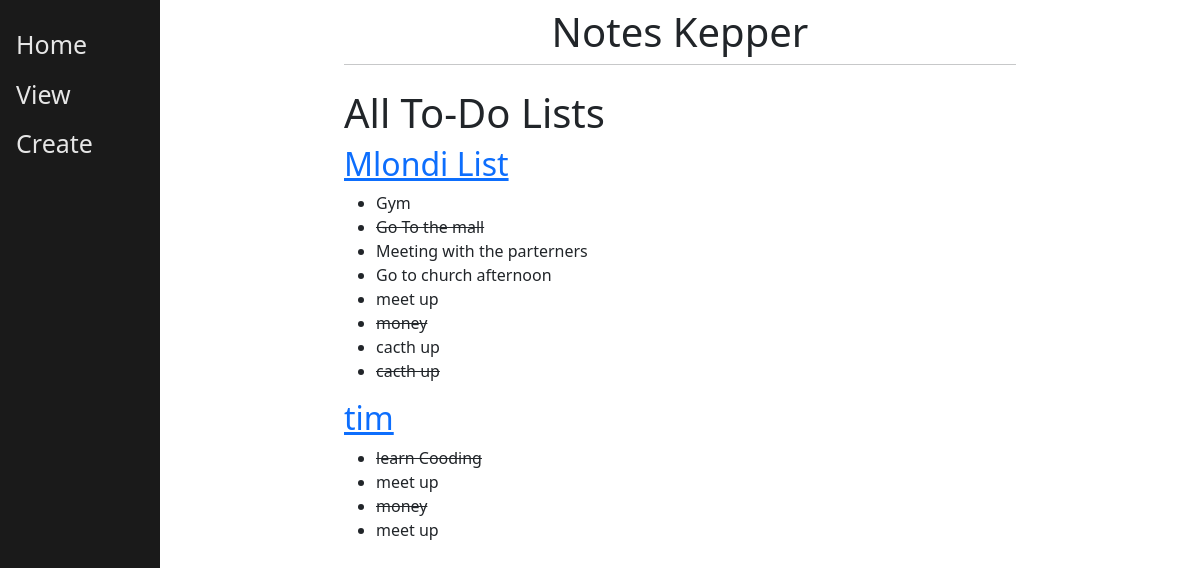
/all_list/, run on an earlier commit of the app's database.
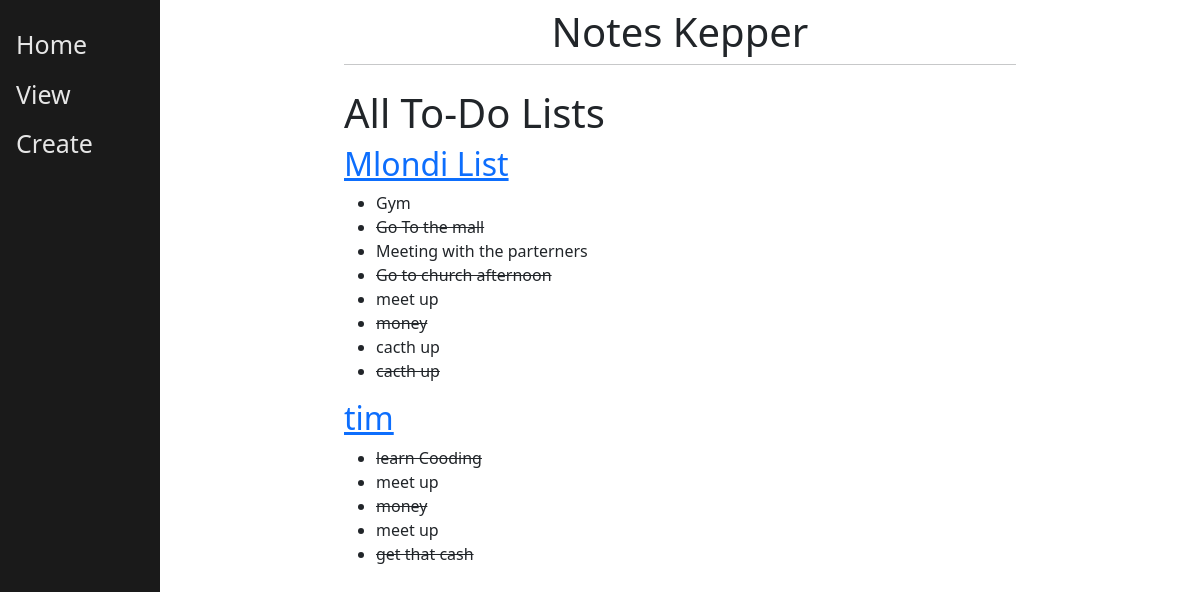
And on a later commit of the database.
### main/models.py (models this page shows, shortened)
class ToDoList(models.Model):
    user = models.ForeignKey(User, on_delete=models.CASCADE, related_name="todolist", null=True)
    name = models.CharField(max_length=200)

class Item(models.Model):
    todolist = models.ForeignKey(ToDoList, on_delete=models.CASCADE)
    text = models.CharField(max_length=200)
    completed = models.BooleanField()

### main/views.py (the view)
# urls.py: path('all_list/', views.all_lists, name='all_lists'),
def all_lists(response):
    lists = ToDoList.objects.all()  # Fetch all To-Do lists
    return render(response, "main/all_lists.html", {"lists": lists})

### main/templates/main/all_lists.html (shortened to what this page needs)
{% extends "main/base.html" %}
{% block content %}
    <h1>All To-Do Lists</h1>
    {% for list in lists %}
        <h2><a href="{% url 'index' list.id %}">{{ list.name }}</a></h2>
        <ul>
            {% for item in list.item_set.all %}
                <li>
                    {% if item.completed %}
                        <strike>{{ item.text }}</strike>
                    {% else %}
                        {{ item.text }}
                    {% endif %}
                </li>
            {% empty %}
                <li>No items in this list.</li>
            {% endfor %}
        </ul>
    {% endfor %}
{% endblock %}

### main/templates/main/base.html (shortened to what this page needs)
<!DOCTYPE html>
<html lang="en">
<head>
    <link href="https://cdn.jsdelivr.net/npm/bootstrap@5.3.3/dist/css/bootstrap.min.css" rel="stylesheet">
</head>
<body>
    <div class="sidebar">
        <a href="/">Home</a>
        <a href="/view">View</a>
        <a href="/create">Create</a>
    </div>
    <div class="main">
        <div class="row justify-content-center">
            <div class="col-8">
                <h1 class="mt-2" align="center">Notes Kepper</h1>
                <hr class="mt-0 mb-4">
                    {% block content %}
                    {% endblock %}
            </div>
        </div>
    </div>
</body>
</html>

### main/templates/main/base.html (style rules this page uses)
.sidebar { height: 100%; width: 160px; position: fixed; z-index: 1; top: 0; left: 0; background-color: hsl(0, 0%, 10%); overflow-x: hidden; padding-top: 20px; }
.sidebar a { padding: 6px 8px 6px 16px; text-decoration: none; display: block; font-size: 25px; color: hsl(0, 0%, 90%); }
.main { margin-left: 160px; padding: 0px 10px; }

What changed in the data, as far as the page shows it:
changed Item "Go to church afternoon": completed False → True (drawn)
added Item: text "get that cash", shown under ToDoList "tim"
